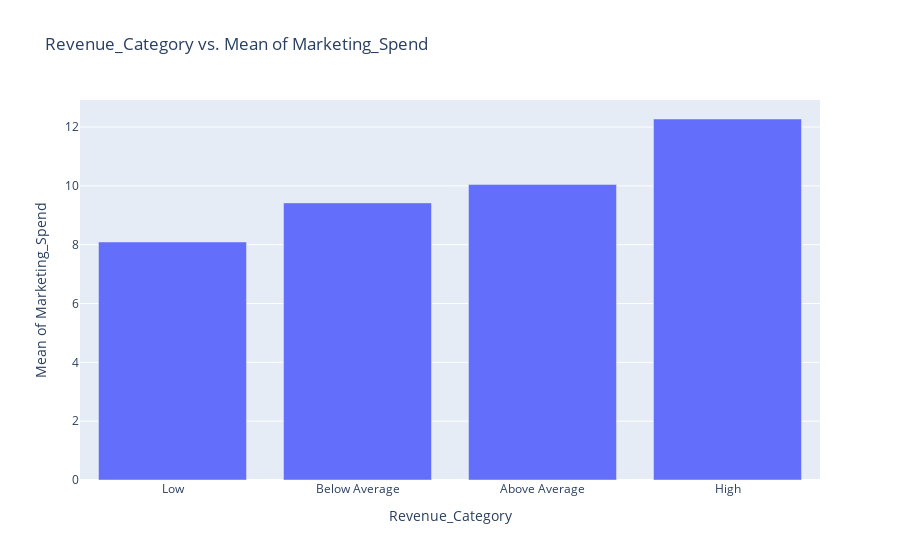

Notebook source saved alongside this figure:
### Code cell
target_sum_with_num_plotly(data, target_cat, 'Marketing_Spend')

### Figure 1 — Plotly figure (JSON) as saved in the notebook; plotly's stock layout.template omitted (floating-point values rounded to 4 significant figures)
{"data": [{"alignmentgroup": "True", "hovertemplate": "Revenue_Category=%{x}<br>Mean of Marketing_Spend=%{y}<extra></extra>", "legendgroup": "", "marker": {"color": "#636efa", "pattern": {"shape": ""}}, "name": "", "offsetgroup": "", "orientation": "v", "showlegend": false, "textposition": "auto", "type": "bar", "x": ["Low", "Below Average", "Above Average", "High"], "xaxis": "x", "y": [8.092, 9.421, 10.05, 12.27], "yaxis": "y"}], "layout": {"barmode": "relative", "legend": {"tracegroupgap": 0}, "title": {"text": "Revenue_Category vs. Mean of Marketing_Spend"}, "xaxis": {"anchor": "y", "domain": [0, 1], "title": {"text": "Revenue_Category"}}, "yaxis": {"anchor": "x", "domain": [0, 1], "title": {"text": "Mean of Marketing_Spend"}}}}
